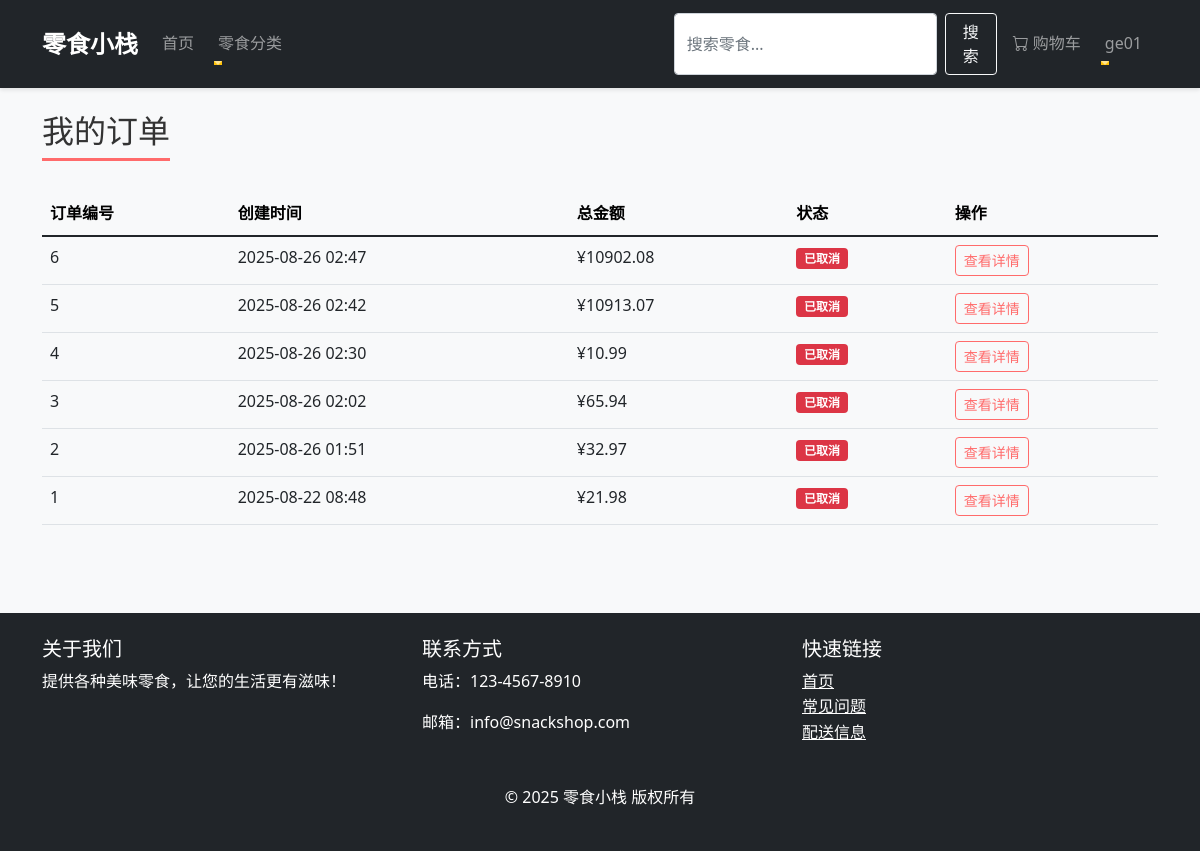
Screenshot of /orders/ (signed in) with the database file from the repository.
### orders/models.py (models this page shows, shortened)
class Order(models.Model):
    STATUS_CHOICES = (
        ('pending', '待处理'),
        ('paid', '已支付'),
        ('shipped', '已发货'),
        ('delivered', '已送达'),
        ('cancelled', '已取消'),
    )
    user = models.ForeignKey(settings.AUTH_USER_MODEL, on_delete=models.CASCADE, related_name='orders',
                             verbose_name="用户")
    first_name = models.CharField(max_length=100, verbose_name="名")
    last_name = models.CharField(max_length=100, verbose_name="姓")
    email = models.EmailField(verbose_name="邮箱")
    address = models.CharField(max_length=250, verbose_name="地址")
    postal_code = models.CharField(max_length=20, verbose_name="邮政编码")
    city = models.CharField(max_length=100, verbose_name="城市")
    phone = models.CharField(max_length=20, verbose_name="电话")
    status = models.CharField(max_length=20, choices=STATUS_CHOICES, default='pending', verbose_name="订单状态")
    created_at = models.DateTimeField(auto_now_add=True, verbose_name="创建时间")
    updated_at = models.DateTimeField(auto_now=True, verbose_name="更新时间")
    total_price = models.DecimalField(max_digits=10, decimal_places=2, verbose_name="订单总价")
    class Meta:
        ordering = ['-created_at']
        verbose_name = '订单'
        verbose_name_plural = '订单'

### orders/views.py (the view)
# urls.py: path('', views.order_list, name='order_list'),  # 订单列表
@login_required
def order_list(request):
    orders = Order.objects.filter(user=request.user).order_by('-created_at')
    return render(request, 'orders/order_list.html', {
        'orders': orders
    })

### cart/context_processors.py (called while the page is built, shortened)
def cart(request):
    cart_obj = None
    try:
        if request.user.is_authenticated:
            carts = Cart.objects.filter(user=request.user).order_by('-updated_at')
            if len(carts) > 1:
                for cart in carts[1:]:
                    cart.delete()
                cart_obj = carts[0]
            else:
                cart_obj, created = Cart.objects.get_or_create(user=request.user)
    except MultipleObjectsReturned:
        if request.user.is_authenticated:
            Cart.objects.filter(user=request.user).exclude(id=carts.first().id).delete()
            cart_obj = carts.first()
        else:
            Cart.objects.filter(session_id=session_id).exclude(id=carts.first().id).delete()
            cart_obj = carts.first()
    return {'cart': cart_obj}

### templates/orders/order_list.html (shortened to what this page needs)
{% extends "base.html" %}
{% block content %}
    <h2 class="page-title">我的订单</h2>
    {% if orders %}
        <div class="table-responsive">
            <table class="table table-hover">
                <thead class="table-light">
                    <tr>
                        <th>订单编号</th>
                        <th>创建时间</th>
                        <th>总金额</th>
                        <th>状态</th>
                        <th>操作</th>
                    </tr>
                </thead>
                <tbody>
                    {% for order in orders %}
                        <tr>
                            <td>{{ order.id }}</td>
                            <td>{{ order.created_at|date:"Y-m-d H:i" }}</td>
                            <td>¥{{ order.total_price }}</td>
                            <td>
                                {% if order.status == 'pending' %}
                                    <span class="badge bg-warning">待处理</span>
                                {% elif order.status == 'paid' %}
                                    <span class="badge bg-info">已支付</span>
                                {% elif order.status == 'shipped' %}
                                    <span class="badge bg-primary">已发货</span>
                                {% elif order.status == 'delivered' %}
                                    <span class="badge bg-success">已送达</span>
                                {% else %}
                                    <span class="badge bg-danger">已取消</span>
                                {% endif %}
                            </td>
                            <td>
                                <a href="{% url 'orders:order_detail' order.id %}" class="btn btn-sm btn-outline-primary">
                                    查看详情
                                </a>
                            </td>
                        </tr>
                    {% endfor %}
                </tbody>
            </table>
        </div>
    {% else %}
        <div class="alert alert-info">
            <h4>您还没有任何订单</h4>
            <p>快去选购喜欢的零食吧！</p>
            <a href="{% url 'home' %}" class="btn btn-primary mt-2">浏览零食</a>
        </div>
    {% endif %}
{% endblock %}

### templates/base.html (shortened to what this page needs)
<!DOCTYPE html>
<html lang="zh-CN">
<head>
    <link href="https://cdn.jsdelivr.net/npm/bootstrap@5.1.3/dist/css/bootstrap.min.css" rel="stylesheet">
    {% load static %}
    <link rel="stylesheet" href="{% static 'css/style.css' %}">
</head>
<body>
    <nav class="navbar navbar-expand-lg navbar-dark bg-dark">
        <div class="container">
            <a class="navbar-brand" href="{% url 'home' %}">零食小栈</a>
            <div class="collapse navbar-collapse" id="navbarNav">
                <ul class="navbar-nav me-auto">
                    <li class="nav-item">
                        <a class="nav-link" href="{% url 'home' %}">首页</a>
                    </li>
                    <li class="nav-item dropdown">
                        <a class="nav-link dropdown-toggle" href="#" id="navbarDropdown" role="button" data-bs-toggle="dropdown">
                            零食分类
                        </a>
                    </li>
                </ul>
                <form class="d-flex me-2" action="{% url 'products:product_list' %}" method="get">
                    <input class="form-control me-2" type="search" name="search"
                           placeholder="搜索零食..." aria-label="Search"
                           value="{{ request.GET.search|default:'' }}">
                    <button class="btn btn-outline-light" type="submit">搜索</button>
                </form>
                <ul class="navbar-nav">
                    <li class="nav-item">
                        <a class="nav-link" href="{% url 'cart:cart_detail' %}">
                            <i class="bi bi-cart"></i> 购物车
                        </a>
                    </li>
                    {% if user.is_authenticated %}
                        <li class="nav-item dropdown">
                            <a class="nav-link dropdown-toggle" href="#" id="userDropdown" role="button" data-bs-toggle="dropdown">
                                {{ user.username }}
                            </a>
                        </li>
                    {% endif %}
                </ul>
            </div>
        </div>
    </nav>
    <main class="container py-4">
        {% block content %}{% endblock %}
    </main>
    <footer class="bg-dark text-white py-4 mt-5">
        <div class="container">
            <div class="row">
                <div class="col-md-4">
                    <h5>关于我们</h5>
                    <p>提供各种美味零食，让您的生活更有滋味！</p>
                </div>
                <div class="col-md-4">
                    <h5>联系方式</h5>
                    <p>电话：123-4567-8910</p>
                    <p>邮箱：info@snackshop.com</p>
                </div>
                <div class="col-md-4">
                    <h5>快速链接</h5>
                    <ul class="list-unstyled">
                        <li><a href="{% url 'home' %}" class="text-white">首页</a></li>
                        <li><a href="#" class="text-white">常见问题</a></li>
                        <li><a href="#" class="text-white">配送信息</a></li>
                    </ul>
                </div>
            </div>
            <div class="text-center mt-4">
                <p>&copy; {% now "Y" %} 零食小栈 版权所有</p>
            </div>
        </div>
    </footer>
    <link rel="stylesheet" href="https://cdn.jsdelivr.net/npm/bootstrap-icons@1.8.1/font/bootstrap-icons.css">
</body>
</html>

### static/css/style.css (style rules this page uses)
* { margin: 0; padding: 0; box-sizing: border-box; }
body { font-family: 'Segoe UI', Tahoma, Geneva, Verdana, sans-serif; line-height: 1.6; color: #333; background-color: #f8f9fa; }
.navbar { box-shadow: 0 2px 4px rgba(0, 0, 0, 0.1); padding: 0.8rem 1rem; }
.navbar-brand { font-weight: bold; font-size: 1.5rem; transition: color 0.3s ease; }
.nav-link { position: relative; margin-right: 0.5rem; }
.nav-link::after { content: ''; position: absolute; bottom: 0; left: 0; width: 0; height: 2px; background-color: #ffc107; transition: width 0.3s ease; }
.btn { border-radius: 4px; transition: all 0.3s ease; }
.btn-outline-primary { color: #ff6b6b; border-color: #ff6b6b; }
footer { background-color: #2d3436; color: #dfe6e9; }
footer a { color: #dfe6e9; transition: color 0.3s ease; }
.badge { animation: pulse 1s infinite; }
.form-control { transition: border-color 0.3s ease, box-shadow 0.3s ease; }
.page-title { margin-bottom: 2rem; padding-bottom: 0.5rem; border-bottom: 3px solid #ff6b6b; display: inline-block; }

### rows the page displays
Order: id "6", created_at "2025-08-26 02:47", total_price "10902.08", status "已取消"
Order: id "5", created_at "2025-08-26 02:42", total_price "10913.07", status "已取消"
Order: id "4", created_at "2025-08-26 02:30", total_price "10.99", status "已取消"
Order: id "3", created_at "2025-08-26 02:02", total_price "65.94", status "已取消"
Order: id "2", created_at "2025-08-26 01:51", total_price "32.97", status "已取消"
Order: id "1", created_at "2025-08-22 08:48", total_price "21.98", status "已取消"

### other values shown
{{ user.username }} "ge01"
